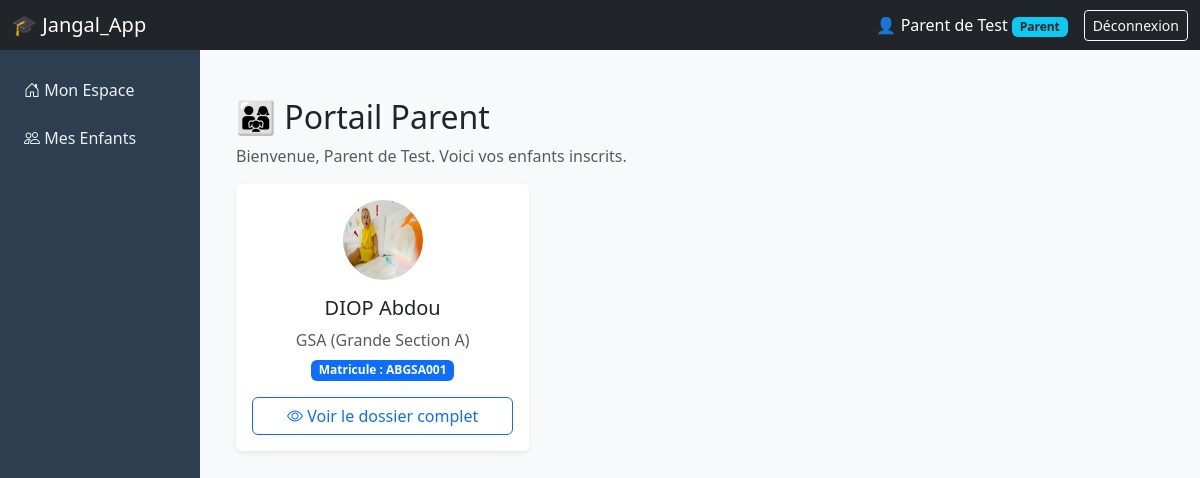
The app's page /parent/dashboard (signed in) with its own data.
### tables this page shows
CREATE TABLE users (
    id INTEGER PRIMARY KEY AUTOINCREMENT,
    uuid TEXT UNIQUE NOT NULL,
    school_id INTEGER,
    username TEXT UNIQUE NOT NULL,
    password_hash TEXT NOT NULL,
    role TEXT NOT NULL,
    full_name TEXT,
    email TEXT,
    phone TEXT,
    photo_path TEXT,
    is_active INTEGER DEFAULT 1,
    created_at TIMESTAMP DEFAULT CURRENT_TIMESTAMP,
    synced INTEGER DEFAULT 0
);

CREATE TABLE students (
    id INTEGER PRIMARY KEY AUTOINCREMENT,
    uuid TEXT UNIQUE NOT NULL,
    school_id INTEGER,
    matricule TEXT UNIQUE NOT NULL,
    first_name TEXT NOT NULL,
    last_name TEXT NOT NULL,
    date_of_birth DATE,
    gender TEXT,
    photo_path TEXT,
    address TEXT,
    phone TEXT,
    email TEXT,
    parent_ids TEXT,
    created_at TIMESTAMP DEFAULT CURRENT_TIMESTAMP,
    synced INTEGER DEFAULT 0
);

CREATE TABLE classes (
    id INTEGER PRIMARY KEY AUTOINCREMENT,
    uuid TEXT UNIQUE NOT NULL,
    level_id INTEGER,
    label TEXT NOT NULL,
    main_teacher_id INTEGER,
    room TEXT,
    capacity INTEGER,
    created_at TIMESTAMP DEFAULT CURRENT_TIMESTAMP,
    synced INTEGER DEFAULT 0
);

CREATE TABLE levels (
    id INTEGER PRIMARY KEY AUTOINCREMENT,
    uuid TEXT UNIQUE NOT NULL,
    school_id INTEGER,
    name TEXT NOT NULL,
    level_type TEXT NOT NULL,
    grading_scale_id INTEGER,
    created_at TIMESTAMP DEFAULT CURRENT_TIMESTAMP,
    synced INTEGER DEFAULT 0
);

### app/parent_portal/routes.py (the view)
@parent_bp.route('/dashboard')
@login_required
def dashboard():
    if current_user.role != 'parent':
        flash("Accès réservé aux parents.", "danger")
        return redirect(url_for('admin.dashboard'))
    conn = get_db()
    cursor = conn.cursor()
    cursor.execute("SELECT student_ids FROM parents WHERE user_id = ?", (current_user.id,))
    parent_record = cursor.fetchone()
    children = []
    if parent_record and parent_record['student_ids']:
        student_ids = json.loads(parent_record['student_ids'])
        if student_ids:
            placeholders = ','.join('?' * len(student_ids))
            cursor.execute(f"""
                SELECT s.id, s.first_name, s.last_name, s.matricule, s.photo_path,
                       c.label as class_name, l.name as level_name
                FROM students s
                JOIN enrollments e ON s.id = e.student_id
                JOIN classes c ON e.class_id = c.id
                JOIN levels l ON c.level_id = l.id
                WHERE s.id IN ({placeholders}) AND e.status = 'active'
            """, student_ids)
            children = cursor.fetchall()
    conn.close()
    return render_template('parent/dashboard.html', children=children)

### app/__init__.py (called while the page is built)
def get_db():
    database_url = os.getenv('DATABASE_URL')
    if database_url and HAS_PSYCOPG2:
        if database_url.startswith("postgres://"):
            database_url = database_url.replace("postgres://", "postgresql://", 1)
        conn = psycopg2.connect(database_url, cursor_factory=RealDictCursor)
        return conn
    else:
        db_path = current_app.config['DATABASE']
        conn = sqlite3.connect(db_path)
        conn.row_factory = sqlite3.Row
        conn.execute("PRAGMA journal_mode=WAL;")
        conn.execute("PRAGMA busy_timeout=5000;")
        return conn

### app/auth/routes.py (called while the page is built)
@login_manager.user_loader
def load_user(user_id):
    return User.get_by_id(int(user_id))

### app/models.py (called while the page is built)
    @property
    def is_active(self):
        return self._active

    @staticmethod
    def get_by_id(user_id):
        from app import get_db
        conn = get_db()
        cursor = conn.cursor()
        cursor.execute("SELECT * FROM users WHERE id = ?", (user_id,))
        row = cursor.fetchone()
        conn.close()
        if row:
            return User(
                id=row['id'],
                uuid=row['uuid'],
                school_id=row['school_id'],
                username=row['username'],
                password_hash=row['password_hash'],
                role=row['role'],
                full_name=row['full_name'],
                email=row['email'],
                phone=row['phone'],
                photo_path=row['photo_path'],
                active=row['is_active']  # On mappe la colonne 'is_active' vers le paramètre 'active'
            )
        return None

### app/templates/parent/dashboard.html
{% extends "base.html" %}
{% block content %}
<div class="container-fluid mt-4">
    <h2>👨‍👩‍👧 Portail Parent</h2>
    <p class="text-muted">Bienvenue, {{ current_user.full_name or current_user.username }}. Voici vos enfants inscrits.</p>
    <div class="row g-4">
        {% for child in children %}
        <div class="col-md-4">
            <div class="card border-0 shadow-sm h-100">
                <div class="card-body text-center">
                    {% if child.photo_path %}
                        <img src="{{ url_for('static', filename='uploads/photos/' ~ child.photo_path) }}" class="rounded-circle mb-3" width="80" height="80">
                    {% else %}
                        <div class="bg-secondary text-white rounded-circle d-flex align-items-center justify-content-center mx-auto mb-3" style="width:80px;height:80px;font-size:2rem;">
                            {{ child.first_name[0] }}
                        </div>
                    {% endif %}
                    <h5 class="card-title">{{ child.last_name | upper }} {{ child.first_name | capitalize }}</h5>
                    <p class="text-muted mb-1">{{ child.class_name }} ({{ child.level_name }})</p>
                    <p class="badge bg-primary mb-3">Matricule : {{ child.matricule }}</p>
                    <a href="{{ url_for('parent.child_details', student_id=child.id) }}" class="btn btn-outline-primary w-100">
                        <i class="bi bi-eye"></i> Voir le dossier complet
                    </a>
                </div>
            </div>
        </div>
        {% else %}
        <div class="col-12">
            <div class="alert alert-info">Aucun enfant n'est actuellement lié à votre compte. Veuillez contacter l'administration de l'école.</div>
        </div>
        {% endfor %}
    </div>
</div>
{% endblock %}

### app/templates/base.html (shortened to what this page needs)
<!DOCTYPE html>
<html lang="fr" dir="ltr">
<head>
    <link href="https://cdn.jsdelivr.net/npm/bootstrap@5.3.0/dist/css/bootstrap.min.css" rel="stylesheet">
    <link rel="stylesheet" href="https://cdn.jsdelivr.net/npm/bootstrap-icons@1.10.0/font/bootstrap-icons.css">
</head>
<body>
{% if current_user.is_authenticated %}
<nav class="navbar navbar-dark bg-dark sticky-top">
    <div class="container-fluid">
        <span class="navbar-brand mb-0 h1 mx-auto mx-md-0">🎓 Jangal_App</span>
        <div class="d-flex align-items-center text-white">
            <span class="me-3 d-none d-sm-inline">
                👤 {{ current_user.full_name or current_user.username }}
                <span class="badge bg-info text-dark">
                    {% if current_user.role == 'super_admin' %}Super Admin
                    {% elif current_user.role == 'director' %}Directeur
                    {% elif current_user.role == 'teacher' %}Enseignant
                    {% elif current_user.role == 'parent' %}Parent
                    {% elif current_user.role == 'accountant' %}Comptable
                    {% else %}{{ current_user.role | capitalize }}{% endif %}
                </span>
            </span>
            <a href="{{ url_for('auth.logout') }}" class="btn btn-outline-light btn-sm">Déconnexion</a>
        </div>
    </div>
</nav>
<div class="container-fluid flex-grow-1">
    <div class="row h-100">
        <nav id="sidebarMenu" class="col-md-3 col-lg-2 d-md-block sidebar collapse p-0">
            <div class="position-sticky pt-3">
                <ul class="nav flex-column">
                    {% if current_user.role == 'parent' %}
                        <li class="nav-item"><a class="nav-link" href="{{ url_for('parent.dashboard') }}"><i class="bi bi-house-door"></i> Mon Espace</a></li>
                        <li class="nav-item"><a class="nav-link" href="{{ url_for('parent.dashboard') }}"><i class="bi bi-people"></i> Mes Enfants</a></li>
                    {% endif %}
                </ul>
            </div>
        </nav>
        <main class="col-md-9 ms-sm-auto col-lg-10 px-md-4 py-4 bg-light">
            {% block content %}{% endblock %}
        </main>
    </div>
</div>
{% endif %}
</body>
</html>

### app/templates/base.html (style rules this page uses)
body { background-color: #f8f9fa; min-height: 100vh; display: flex; flex-direction: column; }
.sidebar { min-height: calc(100vh - 56px); background-color: #2c3e50; color: white; }
.sidebar a { color: #ecf0f1; text-decoration: none; padding: 12px 20px; display: block; transition: 0.3s; border-left: 4px solid transparent; }
main { flex: 1; }

### records on screen
users: full_name "Parent de Test"
students: photo_path (picture), last_name "DIOP", first_name "Abdou", class_name "GSA", level_name "Grande Section A", matricule "ABGSA001"
